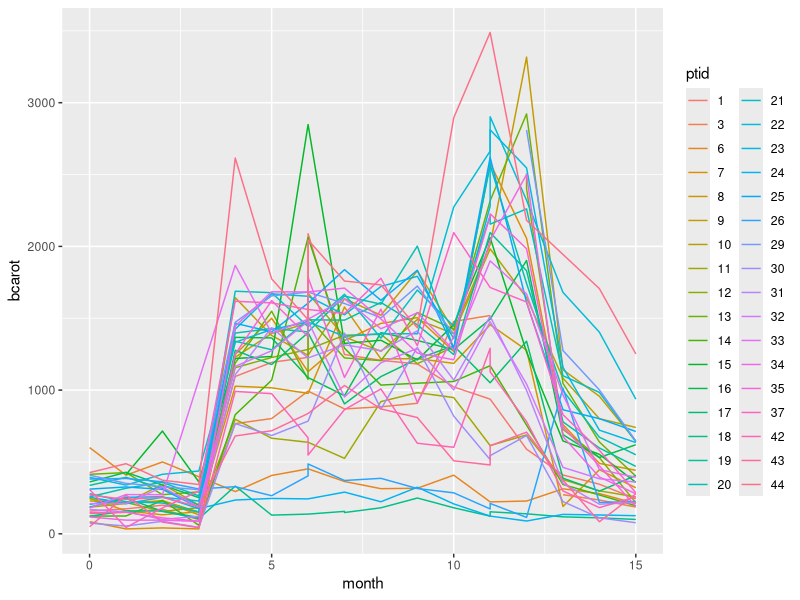

Recreate this plot in R.
## ---- chunk 1
library(tidyverse)
library(lme4)
## ---- chunk 2
bd_raw <- read_csv("../data/bcarotene.csv", 
                   col_types = cols(ptid = col_factor())) 

bd_means <- bd_raw %>%
  group_by(ptid) %>%
  summarize(bc_mean = mean(bcarot, na.rm=TRUE),
            ve_mean = mean(vite, na.rm=TRUE))

bc_mean <- mean(bd_raw %>% filter(month > 3) %>% pull(bcarot), na.rm=TRUE)
ve_mean <- mean(bd_raw %>% filter(month > 3) %>% pull(vite), na.rm=TRUE)
cauc_mean <- mean(bd_raw %>% filter(month > 3) %>% pull(cauc), na.rm=TRUE)
vauc_mean <- mean(bd_raw %>% filter(month > 3) %>% pull(vauc), na.rm=TRUE)

bd <- bd_raw %>%
  mutate(bcarot_i = ifelse(is.na(bcarot), bc_mean, bcarot),
         vite_i = ifelse(is.na(vite), ve_mean, vite),
         cauc_i = ifelse(is.na(cauc), cauc_mean, cauc),
         vauc_i = ifelse(is.na(vauc), vauc_mean, vauc),
         bc_s = as.vector(scale(bcarot_i)),
         ve_s = as.vector(scale(vite_i)), 
         dose_s = as.vector(scale(dose)), 
         age_s = as.vector(scale(age)),
         male_s = ifelse(male == 0, -.5, .5), 
         bmi_s = as.vector(scale(bmi)), 
         chol_s = as.vector(scale(chol)), 
         cauc_s = as.vector(scale(cauc_i)),
         vauc_s = as.vector(scale(vauc_i))
         ) %>%
  inner_join(bd_raw %>%
  filter(month == 15) %>%
  select(ptid))
  
## ---- chunk 3
bd %>%
  #group_by(month) %>%
  #summarize(bc = mean(bcarot)) %>%
  ggplot() +
  geom_line(aes(x=month, y=bcarot, color=ptid))

bd %>% 
  filter(month == 15)
## ---- chunk 4
m1 <- lm(bcarot ~ dose + age + male + bmi + chol, 
         dat = bd,
         subset=month==4)
summary(m1)
## ---- chunk 5
m2 <- lmer(bc_s ~ dose_s * month + (1 | ptid), 
         dat = bd, subset = month > 3 & month < 7)

summary(m2)

## ---- chunk 6
anova(lm(bc_s ~ ptid, data=bd, subset=month > 3 & month < 7))

VarCorr(m2)
